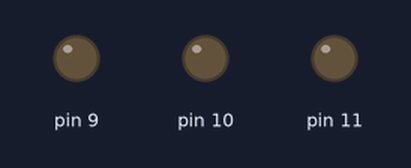
A sketch run on a simulated Arduino Uno, built with avr-gcc and run on an emulated ATmega328P. Parts: output pins drawn as LEDs (lit = HIGH).

Above: at 0.05 s.
At 4.15 s:
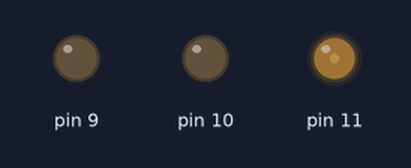
At 6.15 s:
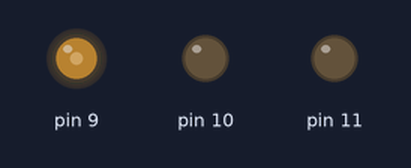
At 8.25 s:
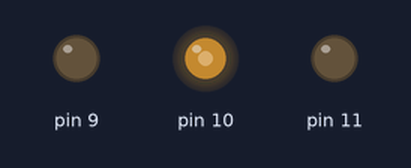
At 12.35 s:
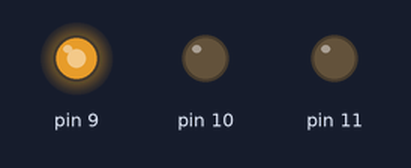
At 16.45 s:
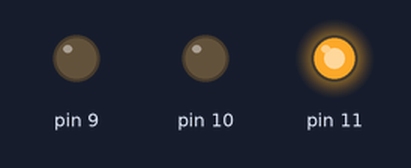
Timing chart, 0 to 21.5 s (numbered marks = the images above):
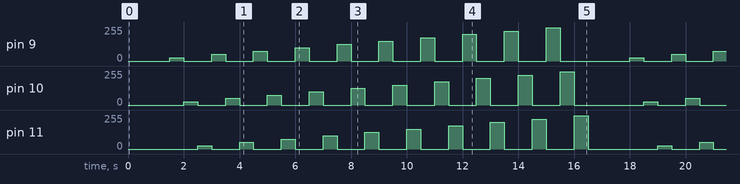

The sketch:

ledTest.ino
```cpp
void setup() {
  pinMode(9, OUTPUT);
  pinMode(10, OUTPUT);
  pinMode(11, OUTPUT);
  analogReference(DEFAULT);

}

void loop() {
  for(int i = 0; i <= 250; i += 25){
     analogWrite(9, i);
     delay(500);
     analogWrite(9, 0);

     analogWrite(10, i);
     delay(500);
     analogWrite(10, 0);

     analogWrite(11, i);
     delay(500);
     //analogWrite(9, 0);
     //analogWrite(10, 0);
     analogWrite(11, 0);
  }

}
```
